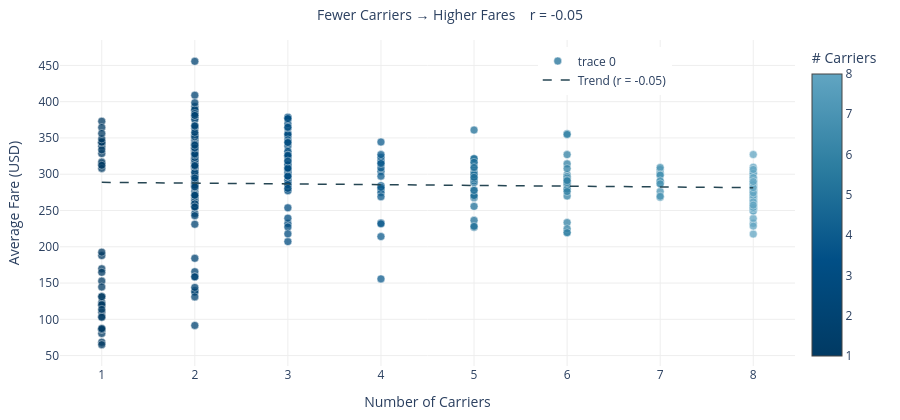

Notebook source saved alongside this figure:
### Markdown cell above
## 3. Scatterplot — Carrier Count vs. Avg Fare

### Code cell
from scipy.stats import pearsonr

r, _ = pearsonr(airport["CARRIER_COUNT"], airport["AVG_FARE"])

fig_scatter = go.Figure(go.Scatter(
    x=airport["CARRIER_COUNT"],
    y=airport["AVG_FARE"],
    mode="markers",
    text=airport["AIRPORT"],
    customdata=airport[["AIRPORT", "CARRIER_COUNT", "AVG_FARE", "TOTAL_PAX"]].values,
    marker=dict(
        size=8,
        color=airport["CARRIER_COUNT"],
        colorscale=BLUE_SCALE,
        reversescale=True,
        colorbar=dict(title="# Carriers", x=1.01),
        line=dict(width=0.5, color="white"),
        opacity=0.75,
    ),
    hovertemplate=(
        "<b>%{customdata[0]}</b><br>"
        "Carriers: %{customdata[1]}<br>"
        "Avg Fare: $%{customdata[2]:.0f}<br>"
        "Passengers: %{customdata[3]:,.0f}<br>"
        "<extra></extra>"
    ),
))

# Trendline
m = np.polyfit(airport["CARRIER_COUNT"], airport["AVG_FARE"], 1)
x_line = np.linspace(airport["CARRIER_COUNT"].min(), airport["CARRIER_COUNT"].max(), 100)
fig_scatter.add_trace(go.Scatter(
    x=x_line, y=np.polyval(m, x_line),
    mode="lines", name=f"Trend (r = {r:.2f})",
    line=dict(color="#264653", dash="dash", width=1.5),
    hoverinfo="skip",
))

fig_scatter.update_layout(
    xaxis_title="Number of Carriers",
    yaxis_title="Average Fare (USD)",
    height=420,
    margin=dict(l=60, r=60, t=40, b=50),
    plot_bgcolor="white",
    paper_bgcolor="white",
    showlegend=True,
    legend=dict(x=0.65, y=0.98),
    title=dict(text=f"Fewer Carriers \u2192 Higher Fares \u2002 r = {r:.2f}", x=0.5, font=dict(size=14)),
)
fig_scatter.update_xaxes(showgrid=True, gridcolor="#eee")
fig_scatter.update_yaxes(showgrid=True, gridcolor="#eee")

fig_scatter.show()

### Figure 1 — Plotly figure (JSON) as saved in the notebook; plotly's stock layout.template omitted (floating-point values rounded to 4 significant figures; data arrays with more than 128 entries replaced by an {"elided": "..."} marker saying what was removed)
{"data": [{"customdata": {"elided": "399x4 mixed values"}, "hovertemplate": "<b>%{customdata[0]}</b><br>Carriers: %{customdata[1]}<br>Avg Fare: $%{customdata[2]:.0f}<br>Passengers: %{customdata[3]:,.0f}<br><extra></extra>", "marker": {"color": {"elided": "399 int values"}, "colorbar": {"title": {"text": "# Carriers"}, "x": 1.01}, "colorscale": [[0.0, "#61a5c2"], [0.33, "#2c7da0"], [0.66, "#014f86"], [1.0, "#013a63"]], "line": {"color": "white", "width": 0.5}, "opacity": 0.75, "reversescale": true, "size": 8}, "mode": "markers", "text": {"elided": "399 str values"}, "type": "scatter", "x": {"elided": "399 int values"}, "y": {"elided": "399 float values"}}, {"hoverinfo": "skip", "line": {"color": "#264653", "dash": "dash", "width": 1.5}, "mode": "lines", "name": "Trend (r = -0.05)", "type": "scatter", "x": [1.0, 1.071, 1.141, 1.212, 1.283, 1.354, 1.424, 1.495, 1.566, 1.636, 1.707, 1.778, 1.848, 1.919, 1.99, 2.061, 2.131, 2.202, 2.273, 2.343, 2.414, 2.485, 2.556, 2.626, 2.697, 2.768, 2.838, 2.909, 2.98, 3.051, 3.121, 3.192, 3.263, 3.333, 3.404, 3.475, 3.545, 3.616, 3.687, 3.758, 3.828, 3.899, 3.97, 4.04, 4.111, 4.182, 4.253, 4.323, 4.394, 4.465, 4.535, 4.606, 4.677, 4.747, 4.818, 4.889, 4.96, 5.03, 5.101, 5.172, 5.242, 5.313, 5.384, 5.455, 5.525, 5.596, 5.667, 5.737, 5.808, 5.879, 5.949, 6.02, 6.091, 6.162, 6.232, 6.303, 6.374, 6.444, 6.515, 6.586, 6.657, 6.727, 6.798, 6.869, 6.939, 7.01, 7.081, 7.152, 7.222, 7.293, 7.364, 7.434, 7.505, 7.576, 7.646, 7.717, 7.788, 7.859, 7.929, 8.0], "y": [288.8, 288.7, 288.6, 288.6, 288.5, 288.4, 288.3, 288.3, 288.2, 288.1, 288.0, 288.0, 287.9, 287.8, 287.7, 287.7, 287.6, 287.5, 287.4, 287.4, 287.3, 287.2, 287.2, 287.1, 287.0, 286.9, 286.9, 286.8, 286.7, 286.6, 286.6, 286.5, 286.4, 286.3, 286.3, 286.2, 286.1, 286.0, 286.0, 285.9, 285.8, 285.7, 285.7, 285.6, 285.5, 285.5, 285.4, 285.3, 285.2, 285.2, 285.1, 285.0, 284.9, 284.9, 284.8, 284.7, 284.6, 284.6, 284.5, 284.4, 284.3, 284.3, 284.2, 284.1, 284.0, 284.0, 283.9, 283.8, 283.8, 283.7, 283.6, 283.5, 283.5, 283.4, 283.3, 283.2, 283.2, 283.1, 283.0, 282.9, 282.9, 282.8, 282.7, 282.6, 282.6, 282.5, 282.4, 282.4, 282.3, 282.2, 282.1, 282.1, 282.0, 281.9, 281.8, 281.8, 281.7, 281.6, 281.5, 281.5]}], "layout": {"height": 420, "legend": {"x": 0.65, "y": 0.98}, "margin": {"b": 50, "l": 60, "r": 60, "t": 40}, "paper_bgcolor": "white", "plot_bgcolor": "white", "showlegend": true, "title": {"font": {"size": 14}, "text": "Fewer Carriers → Higher Fares   r = -0.05", "x": 0.5}, "xaxis": {"gridcolor": "#eee", "showgrid": true, "title": {"text": "Number of Carriers"}}, "yaxis": {"gridcolor": "#eee", "showgrid": true, "title": {"text": "Average Fare (USD)"}}}}
